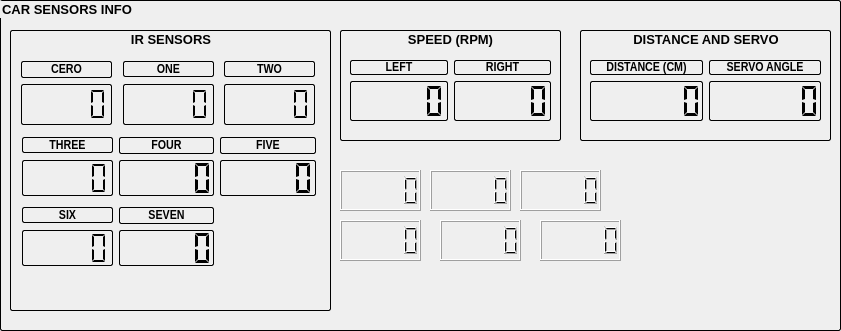
   <widget class="QGroupBox" name="groupBox_10">
    <property name="geometry">
     <rect>
      <x>440</x>
      <y>190</y>
      <width>841</width>
      <height>331</height>
     </rect>
    </property>
    <property name="font">
     <font>
      <pointsize>10</pointsize>
      <bold>true</bold>
     </font>
    </property>
    <property name="styleSheet">
     <string notr="true">QGroupBox {
    border: 1px solid gray;
    border-color: black;
    border-radius: 2px;
}</string>
    </property>
    <property name="title">
     <string>CAR SENSORS INFO</string>
    </property>
    <property name="alignment">
     <set>Qt::AlignLeading|Qt::AlignLeft|Qt::AlignVCenter</set>
    </property>
    <property name="flat">
     <bool>false</bool>
    </property>
    <widget class="QGroupBox" name="groupBox_11">
     <property name="geometry">
      <rect>
       <x>10</x>
       <y>30</y>
       <width>321</width>
       <height>281</height>
      </rect>
     </property>
     <property name="font">
      <font>
       <pointsize>10</pointsize>
       <bold>true</bold>
      </font>
     </property>
     <property name="title">
      <string>IR SENSORS</string>
     </property>
     <property name="alignment">
      <set>Qt::AlignCenter</set>
     </property>
     <widget class="QLCDNumber" name="ir_4">
      <property name="geometry">
       <rect>
        <x>109</x>
        <y>130</y>
        <width>95</width>
        <height>36</height>
       </rect>
      </property>
      <property name="font">
       <font>
        <family>Arial</family>
        <pointsize>9</pointsize>
        <italic>false</italic>
        <bold>false</bold>
        <underline>false</underline>
        <strikeout>false</strikeout>
        <kerning>true</kerning>
       </font>
      </property>
      <property name="layoutDirection">
       <enum>Qt::LeftToRight</enum>
      </property>
      <property name="styleSheet">
       <string notr="true">border: 1px solid gray;
border-color: black;
border-radius: 2px;</string>
      </property>
      <property name="frameShape">
       <enum>QFrame::Box</enum>
      </property>
      <property name="frameShadow">
       <enum>QFrame::Plain</enum>
      </property>
      <property name="lineWidth">
       <number>1</number>
      </property>
      <property name="digitCount">
       <number>5</number>
      </property>
      <property name="segmentStyle">
       <enum>QLCDNumber::Flat</enum>
      </property>
     </widget>
     <widget class="QLabel" name="irLabel_5">
      <property name="geometry">
       <rect>
        <x>109</x>
        <y>107</y>
        <width>95</width>
        <height>17</height>
       </rect>
      </property>
      <property name="font">
       <font>
        <family>Arial Narrow</family>
        <pointsize>10</pointsize>
        <italic>false</italic>
        <bold>true</bold>
       </font>
      </property>
      <property name="layoutDirection">
       <enum>Qt::LeftToRight</enum>
      </property>
      <property name="styleSheet">
       <string notr="true">border: 1px solid gray;
border-color: black;
border-radius: 2px;</string>
      </property>
      <property name="frameShape">
       <enum>QFrame::Box</enum>
      </property>
      <property name="lineWidth">
       <number>1</number>
      </property>
      <property name="text">
       <string>FOUR</string>
      </property>
      <property name="textFormat">
       <enum>Qt::AutoText</enum>
      </property>
      <property name="alignment">
       <set>Qt::AlignCenter</set>
      </property>
     </widget>
     <widget class="QLCDNumber" name="ir_3">
      <property name="geometry">
       <rect>
        <x>12</x>
        <y>130</y>
        <width>91</width>
        <height>36</height>
       </rect>
      </property>
      <property name="font">
       <font>
        <family>Arial</family>
        <pointsize>9</pointsize>
        <italic>false</italic>
        <bold>false</bold>
        <underline>false</underline>
        <strikeout>false</strikeout>
        <kerning>true</kerning>
       </font>
      </property>
      <property name="layoutDirection">
       <enum>Qt::LeftToRight</enum>
      </property>
      <property name="styleSheet">
       <string notr="true">border: 1px solid gray;
border-color: black;
border-radius: 2px;</string>
      </property>
      <property name="frameShape">
       <enum>QFrame::Box</enum>
      </property>
      <property name="frameShadow">
       <enum>QFrame::Plain</enum>
      </property>
      <property name="lineWidth">
       <number>1</number>
      </property>
      <property name="digitCount">
       <number>5</number>
      </property>
      <property name="segmentStyle">
       <enum>QLCDNumber::Flat</enum>
      </property>
     </widget>
     <widget class="QLabel" name="irLabel_6">
      <property name="geometry">
       <rect>
        <x>12</x>
        <y>107</y>
        <width>91</width>
        <height>16</height>
       </rect>
      </property>
      <property name="font">
       <font>
        <family>Arial Narrow</family>
        <pointsize>10</pointsize>
        <italic>false</italic>
        <bold>true</bold>
       </font>
      </property>
      <property name="layoutDirection">
       <enum>Qt::LeftToRight</enum>
      </property>
      <property name="styleSheet">
       <string notr="true">border: 1px solid gray;
border-color: black;
border-radius: 2px;</string>
      </property>
      <property name="frameShape">
       <enum>QFrame::Box</enum>
      </property>
      <property name="frameShadow">
       <enum>QFrame::Plain</enum>
      </property>
      <property name="lineWidth">
       <number>1</number>
      </property>
      <property name="text">
       <string>THREE</string>
      </property>
      <property name="textFormat">
       <enum>Qt::AutoText</enum>
      </property>
      <property name="alignment">
       <set>Qt::AlignCenter</set>
      </property>
      <property name="wordWrap">
       <bool>false</bool>
      </property>
     </widget>
     <widget class="QLabel" name="irLabel_7">
      <property name="geometry">
       <rect>
        <x>210</x>
        <y>107</y>
        <width>96</width>
        <height>17</height>
       </rect>
      </property>
      <property name="font">
       <font>
        <family>Arial Narrow</family>
        <pointsize>10</pointsize>
        <italic>false</italic>
        <bold>true</bold>
       </font>
      </property>
      <property name="layoutDirection">
       <enum>Qt::LeftToRight</enum>
      </property>
      <property name="styleSheet">
       <string notr="true">border: 1px solid gray;
border-color: black;
border-radius: 2px;</string>
      </property>
      <property name="frameShape">
       <enum>QFrame::Box</enum>
      </property>
      <property name="lineWidth">
       <number>1</number>
      </property>
      <property name="text">
       <string>FIVE</string>
      </property>
      <property name="textFormat">
       <enum>Qt::AutoText</enum>
      </property>
      <property name="alignment">
       <set>Qt::AlignCenter</set>
      </property>
     </widget>
     <widget class="QLCDNumber" name="ir_5">
      <property name="geometry">
       <rect>
        <x>210</x>
        <y>130</y>
        <width>96</width>
        <height>36</height>
       </rect>
      </property>
      <property name="font">
       <font>
        <family>Arial</family>
        <pointsize>9</pointsize>
        <italic>false</italic>
        <bold>false</bold>
        <underline>false</underline>
        <strikeout>false</strikeout>
        <kerning>true</kerning>
       </font>
      </property>
      <property name="layoutDirection">
       <enum>Qt::LeftToRight</enum>
      </property>
      <property name="styleSheet">
       <string notr="true">border: 1px solid gray;
border-color: black;
border-radius: 2px;</string>
      </property>
      <property name="frameShape">
       <enum>QFrame::Box</enum>
      </property>
      <property name="frameShadow">
       <enum>QFrame::Plain</enum>
      </property>
      <property name="lineWidth">
       <number>1</number>
      </property>
      <property name="digitCount">
       <number>5</number>
      </property>
      <property name="segmentStyle">
       <enum>QLCDNumber::Flat</enum>
      </property>
     </widget>
     <widget class="QLCDNumber" name="ir_7">
      <property name="geometry">
       <rect>
        <x>109</x>
        <y>200</y>
        <width>95</width>
        <height>36</height>
       </rect>
      </property>
      <property name="font">
       <font>
        <family>Arial</family>
        <pointsize>9</pointsize>
        <italic>false</italic>
        <bold>false</bold>
        <underline>false</underline>
        <strikeout>false</strikeout>
        <kerning>true</kerning>
       </font>
      </property>
      <property name="layoutDirection">
       <enum>Qt::LeftToRight</enum>
      </property>
      <property name="styleSheet">
       <string notr="true">border: 1px solid gray;
border-color: black;
border-radius: 2px;</string>
      </property>
      <property name="frameShape">
       <enum>QFrame::Box</enum>
      </property>
      <property name="frameShadow">
       <enum>QFrame::Plain</enum>
      </property>
      <property name="lineWidth">
       <number>1</number>
      </property>
      <property name="digitCount">
       <number>5</number>
      </property>
      <property name="segmentStyle">
       <enum>QLCDNumber::Flat</enum>
      </property>
     </widget>
     <widget class="QLabel" name="irLabel_8">
      <property name="geometry">
       <rect>
        <x>109</x>
        <y>177</y>
        <width>95</width>
        <height>17</height>
       </rect>
      </property>
      <property name="font">
       <font>
        <family>Arial Narrow</family>
        <pointsize>10</pointsize>
        <italic>false</italic>
        <bold>true</bold>
       </font>
      </property>
      <property name="layoutDirection">
       <enum>Qt::LeftToRight</enum>
      </property>
      <property name="styleSheet">
       <string notr="true">border: 1px solid gray;
border-color: black;
border-radius: 2px;</string>
      </property>
      <property name="frameShape">
       <enum>QFrame::Box</enum>
      </property>
      <property name="lineWidth">
       <number>1</number>
      </property>
      <property name="text">
       <string>SEVEN</string>
      </property>
      <property name="textFormat">
       <enum>Qt::AutoText</enum>
      </property>
      <property name="alignment">
       <set>Qt::AlignCenter</set>
      </property>
     </widget>
     <widget class="QLCDNumber" name="ir_6">
      <property name="geometry">
       <rect>
        <x>12</x>
        <y>200</y>
        <width>91</width>
        <height>36</height>
       </rect>
      </property>
      <property name="font">
       <font>
        <family>Arial</family>
        <pointsize>9</pointsize>
        <italic>false</italic>
        <bold>false</bold>
        <underline>false</underline>
        <strikeout>false</strikeout>
        <kerning>true</kerning>
       </font>
      </property>
      <property name="layoutDirection">
       <enum>Qt::LeftToRight</enum>
      </property>
      <property name="styleSheet">
       <string notr="true">border: 1px solid gray;
border-color: black;
border-radius: 2px;</string>
      </property>
      <property name="frameShape">
       <enum>QFrame::Box</enum>
      </property>
      <property name="frameShadow">
       <enum>QFrame::Plain</enum>
      </property>
      <property name="lineWidth">
       <number>1</number>
      </property>
      <property name="digitCount">
       <number>5</number>
      </property>
      <property name="segmentStyle">
       <enum>QLCDNumber::Flat</enum>
      </property>
     </widget>
     <widget class="QLabel" name="irLabel_9">
      <property name="geometry">
       <rect>
        <x>12</x>
        <y>177</y>
        <width>91</width>
        <height>16</height>
       </rect>
      </property>
      <property name="font">
       <font>
        <family>Arial Narrow</family>
        <pointsize>10</pointsize>
        <italic>false</italic>
        <bold>true</bold>
       </font>
      </property>
      <property name="layoutDirection">
       <enum>Qt::LeftToRight</enum>
      </property>
      <property name="styleSheet">
       <string notr="true">border: 1px solid gray;
border-color: black;
border-radius: 2px;</string>
      </property>
      <property name="frameShape">
       <enum>QFrame::Box</enum>
      </property>
      <property name="frameShadow">
       <enum>QFrame::Plain</enum>
      </property>
      <property name="lineWidth">
       <number>1</number>
      </property>
      <property name="text">
       <string>SIX</string>
      </property>
      <property name="textFormat">
       <enum>Qt::AutoText</enum>
      </property>
      <property name="alignment">
       <set>Qt::AlignCenter</set>
      </property>
      <property name="wordWrap">
       <bool>false</bool>
      </property>
     </widget>
     <widget class="QLabel" name="irLabel_3">
      <property name="geometry">
       <rect>
        <x>113</x>
        <y>31</y>
        <width>91</width>
        <height>16</height>
       </rect>
      </property>
      <property name="font">
       <font>
        <family>Arial Narrow</family>
        <pointsize>10</pointsize>
        <italic>false</italic>
        <bold>true</bold>
       </font>
      </property>
      <property name="layoutDirection">
       <enum>Qt::LeftToRight</enum>
      </property>
      <property name="styleSheet">
       <string notr="true">border: 1px solid gray;
border-color: black;
border-radius: 2px;</string>
      </property>
      <property name="frameShape">
       <enum>QFrame::Box</enum>
      </property>
      <property name="lineWidth">
       <number>1</number>
      </property>
      <property name="text">
       <string>ONE</string>
      </property>
      <property name="textFormat">
       <enum>Qt::AutoText</enum>
      </property>
      <property name="alignment">
       <set>Qt::AlignCenter</set>
      </property>
     </widget>
     <widget class="QLCDNumber" name="ir_2">
      <property name="geometry">
       <rect>
        <x>214</x>
        <y>54</y>
        <width>91</width>
        <height>41</height>
       </rect>
      </property>
      <property name="font">
       <font>
        <family>Arial</family>
        <pointsize>9</pointsize>
        <italic>false</italic>
        <bold>false</bold>
        <underline>false</underline>
        <strikeout>false</strikeout>
        <kerning>true</kerning>
       </font>
      </property>
      <property name="layoutDirection">
       <enum>Qt::LeftToRight</enum>
      </property>
      <property name="styleSheet">
       <string notr="true">border: 1px solid gray;
border-color: black;
border-radius: 2px;</string>
      </property>
      <property name="frameShape">
       <enum>QFrame::Box</enum>
      </property>
      <property name="frameShadow">
       <enum>QFrame::Plain</enum>
      </property>
      <property name="lineWidth">
       <number>1</number>
      </property>
      <property name="digitCount">
       <number>5</number>
      </property>
      <property name="segmentStyle">
       <enum>QLCDNumber::Flat</enum>
      </property>
     </widget>
     <widget class="QLCDNumber" name="ir_0">
      <property name="geometry">
       <rect>
        <x>11</x>
        <y>54</y>
        <width>91</width>
        <height>41</height>
       </rect>
      </property>
      <property name="font">
       <font>
        <family>Arial</family>
        <pointsize>9</pointsize>
        <italic>false</italic>
        <bold>false</bold>
        <underline>false</underline>
        <strikeout>false</strikeout>
        <kerning>true</kerning>
       </font>
      </property>
      <property name="layoutDirection">
       <enum>Qt::LeftToRight</enum>
      </property>
      <property name="styleSheet">
       <string notr="true">border: 1px solid gray;
border-color: black;
border-radius: 2px;</string>
      </property>
      <property name="frameShape">
       <enum>QFrame::Box</enum>
      </property>
      <property name="frameShadow">
       <enum>QFrame::Plain</enum>
      </property>
      <property name="lineWidth">
       <number>1</number>
      </property>
      <property name="digitCount">
       <number>5</number>
      </property>
      <property name="segmentStyle">
       <enum>QLCDNumber::Flat</enum>
      </property>
     </widget>
     <widget class="QLabel" name="irLabel_4">
      <property name="geometry">
       <rect>
        <x>11</x>
        <y>31</y>
        <width>91</width>
        <height>17</height>
       </rect>
      </property>
      <property name="font">
       <font>
        <family>Arial Narrow</family>
        <pointsize>10</pointsize>
        <italic>false</italic>
        <bold>true</bold>
       </font>
      </property>
      <property name="layoutDirection">
       <enum>Qt::LeftToRight</enum>
      </property>
      <property name="styleSheet">
       <string notr="true">border: 1px solid gray;
border-color: black;
border-radius: 2px;</string>
      </property>
      <property name="frameShape">
       <enum>QFrame::Box</enum>
      </property>
      <property name="frameShadow">
       <enum>QFrame::Plain</enum>
      </property>
      <property name="lineWidth">
       <number>1</number>
      </property>
      <property name="text">
       <string>CERO</string>
      </property>
      <property name="textFormat">
       <enum>Qt::AutoText</enum>
      </property>
      <property name="alignment">
       <set>Qt::AlignCenter</set>
      </property>
      <property name="wordWrap">
       <bool>false</bool>
      </property>
     </widget>
     <widget class="QLabel" name="irLabel_2">
      <property name="geometry">
       <rect>
        <x>214</x>
        <y>31</y>
        <width>91</width>
        <height>16</height>
       </rect>
      </property>
      <property name="font">
       <font>
        <family>Arial Narrow</family>
        <pointsize>10</pointsize>
        <italic>false</italic>
        <bold>true</bold>
       </font>
      </property>
      <property name="layoutDirection">
       <enum>Qt::LeftToRight</enum>
      </property>
      <property name="styleSheet">
       <string notr="true">border: 1px solid gray;
border-color: black;
border-radius: 2px;</string>
      </property>
      <property name="frameShape">
       <enum>QFrame::Box</enum>
      </property>
      <property name="lineWidth">
       <number>1</number>
      </property>
      <property name="text">
       <string>TWO</string>
      </property>
      <property name="textFormat">
       <enum>Qt::AutoText</enum>
      </property>
      <property name="alignment">
       <set>Qt::AlignCenter</set>
      </property>
     </widget>
     <widget class="QLCDNumber" name="ir_1">
      <property name="geometry">
       <rect>
        <x>113</x>
        <y>54</y>
        <width>91</width>
        <height>41</height>
       </rect>
      </property>
      <property name="font">
       <font>
        <family>Arial</family>
        <pointsize>9</pointsize>
        <italic>false</italic>
        <bold>false</bold>
        <underline>false</underline>
        <strikeout>false</strikeout>
        <kerning>true</kerning>
       </font>
      </property>
      <property name="layoutDirection">
       <enum>Qt::LeftToRight</enum>
      </property>
      <property name="styleSheet">
       <string notr="true">border: 1px solid gray;
border-color: black;
border-radius: 2px;</string>
      </property>
      <property name="frameShape">
       <enum>QFrame::Box</enum>
      </property>
      <property name="frameShadow">
       <enum>QFrame::Plain</enum>
      </property>
      <property name="lineWidth">
       <number>1</number>
      </property>
      <property name="digitCount">
       <number>5</number>
      </property>
      <property name="segmentStyle">
       <enum>QLCDNumber::Flat</enum>
      </property>
     </widget>
    </widget>
    <widget class="QGroupBox" name="groupBox_12">
     <property name="geometry">
      <rect>
       <x>340</x>
       <y>30</y>
       <width>221</width>
       <height>111</height>
      </rect>
     </property>
     <property name="font">
      <font>
       <pointsize>10</pointsize>
       <bold>true</bold>
      </font>
     </property>
     <property name="title">
      <string>SPEED (RPM)</string>
     </property>
     <property name="alignment">
      <set>Qt::AlignCenter</set>
     </property>
     <widget class="QWidget" name="layoutWidget">
      <property name="geometry">
       <rect>
        <x>10</x>
        <y>30</y>
        <width>201</width>
        <height>61</height>
       </rect>
      </property>
      <layout class="QGridLayout" name="gridLayout_6" rowstretch="0,1">
       <property name="spacing">
        <number>6</number>
       </property>
       <item row="0" column="0">
        <widget class="QLabel" name="leftHSensorLabel">
         <property name="font">
          <font>
           <family>Arial Narrow</family>
           <pointsize>10</pointsize>
           <italic>false</italic>
           <bold>true</bold>
          </font>
         </property>
         <property name="layoutDirection">
          <enum>Qt::LeftToRight</enum>
         </property>
         <property name="styleSheet">
          <string notr="true">border: 1px solid gray;
border-color: black;
border-radius: 2px;</string>
         </property>
         <property name="frameShape">
          <enum>QFrame::Box</enum>
         </property>
         <property name="lineWidth">
          <number>1</number>
         </property>
         <property name="text">
          <string>LEFT</string>
         </property>
         <property name="textFormat">
          <enum>Qt::AutoText</enum>
         </property>
         <property name="alignment">
          <set>Qt::AlignCenter</set>
         </property>
        </widget>
       </item>
       <item row="0" column="1">
        <widget class="QLabel" name="rightHSensorLabel">
         <property name="font">
          <font>
           <family>Arial Narrow</family>
           <pointsize>10</pointsize>
           <italic>false</italic>
           <bold>true</bold>
          </font>
         </property>
         <property name="layoutDirection">
          <enum>Qt::LeftToRight</enum>
         </property>
         <property name="styleSheet">
          <string notr="true">border: 1px solid gray;
border-color: black;
border-radius: 2px;</string>
         </property>
         <property name="frameShape">
          <enum>QFrame::Box</enum>
         </property>
         <property name="lineWidth">
          <number>1</number>
         </property>
         <property name="text">
          <string>RIGHT</string>
         </property>
         <property name="textFormat">
          <enum>Qt::AutoText</enum>
         </property>
         <property name="alignment">
          <set>Qt::AlignCenter</set>
         </property>
        </widget>
       </item>
       <item row="1" column="0">
        <widget class="QLCDNumber" name="leftPulsesLCD">
         <property name="font">
          <font>
           <family>Arial</family>
           <pointsize>9</pointsize>
           <italic>false</italic>
           <bold>false</bold>
           <underline>false</underline>
           <strikeout>false</strikeout>
           <kerning>true</kerning>
          </font>
         </property>
         <property name="styleSheet">
          <string notr="true">border: 1px solid gray;
border-color: black;
border-radius: 2px;</string>
         </property>
         <property name="frameShape">
          <enum>QFrame::Box</enum>
         </property>
         <property name="frameShadow">
          <enum>QFrame::Plain</enum>
         </property>
         <property name="lineWidth">
          <number>1</number>
         </property>
         <property name="digitCount">
          <number>5</number>
         </property>
         <property name="segmentStyle">
          <enum>QLCDNumber::Flat</enum>
         </property>
        </widget>
       </item>
       <item row="1" column="1">
        <widget class="QLCDNumber" name="rightPulsesLCD">
         <property name="font">
          <font>
           <family>Arial</family>
           <pointsize>9</pointsize>
           <italic>false</italic>
           <bold>false</bold>
           <underline>false</underline>
           <strikeout>false</strikeout>
           <kerning>true</kerning>
          </font>
         </property>
         <property name="styleSheet">
          <string notr="true">border: 1px solid gray;
border-color: black;
border-radius: 2px;</string>
         </property>
         <property name="frameShape">
          <enum>QFrame::Box</enum>
         </property>
         <property name="frameShadow">
          <enum>QFrame::Plain</enum>
         </property>
         <property name="lineWidth">
          <number>1</number>
         </property>
         <property name="digitCount">
          <number>5</number>
         </property>
         <property name="segmentStyle">
          <enum>QLCDNumber::Flat</enum>
         </property>
        </widget>
       </item>
      </layout>
     </widget>
    </widget>
    <widget class="QGroupBox" name="groupBox_13">
     <property name="geometry">
      <rect>
       <x>580</x>
       <y>30</y>
       <width>251</width>
       <height>111</height>
      </rect>
     </property>
     <property name="font">
      <font>
       <pointsize>10</pointsize>
       <bold>true</bold>
      </font>
     </property>
     <property name="title">
      <string>DISTANCE AND SERVO</string>
     </property>
     <property name="alignment">
      <set>Qt::AlignCenter</set>
     </property>
     <widget class="QWidget" name="layoutWidget">
      <property name="geometry">
       <rect>
        <x>10</x>
        <y>30</y>
        <width>231</width>
        <height>61</height>
       </rect>
      </property>
      <layout class="QGridLayout" name="gridLayout_7" rowstretch="0,1">
       <item row="0" column="0">
        <widget class="QLabel" name="dLabel">
         <property name="font">
          <font>
           <family>Arial Narrow</family>
           <pointsize>10</pointsize>
           <italic>false</italic>
           <bold>true</bold>
          </font>
         </property>
         <property name="layoutDirection">
          <enum>Qt::LeftToRight</enum>
         </property>
         <property name="styleSheet">
          <string notr="true">border: 1px solid gray;
border-color: black;
border-radius: 2px;</string>
         </property>
         <property name="frameShape">
          <enum>QFrame::Box</enum>
         </property>
         <property name="lineWidth">
          <number>1</number>
         </property>
         <property name="text">
          <string>DISTANCE (CM)</string>
         </property>
         <property name="textFormat">
          <enum>Qt::AutoText</enum>
         </property>
         <property name="alignment">
          <set>Qt::AlignCenter</set>
         </property>
        </widget>
       </item>
       <item row="0" column="1">
        <widget class="QLabel" name="sLabel">
         <property name="font">
          <font>
           <family>Arial Narrow</family>
           <pointsize>10</pointsize>
           <italic>false</italic>
           <bold>true</bold>
          </font>
         </property>
         <property name="layoutDirection">
          <enum>Qt::LeftToRight</enum>
         </property>
         <property name="styleSheet">
          <string notr="true">border: 1px solid gray;
border-color: black;
border-radius: 2px;</string>
         </property>
         <property name="frameShape">
          <enum>QFrame::Box</enum>
         </property>
         <property name="lineWidth">
          <number>1</number>
         </property>
         <property name="text">
          <string>SERVO ANGLE</string>
         </property>
         <property name="textFormat">
          <enum>Qt::AutoText</enum>
         </property>
         <property name="alignment">
          <set>Qt::AlignCenter</set>
         </property>
        </widget>
       </item>
       <item row="1" column="0">
        <widget class="QLCDNumber" name="distanceLCD">
         <property name="font">
          <font>
           <family>Arial</family>
           <pointsize>10</pointsize>
           <italic>false</italic>
           <bold>false</bold>
           <underline>false</underline>
           <strikeout>false</strikeout>
           <kerning>true</kerning>
          </font>
         </property>
         <property name="styleSheet">
          <string notr="true">border: 1px solid gray;
border-color: black;
border-radius: 2px;</string>
         </property>
         <property name="frameShape">
          <enum>QFrame::Box</enum>
         </property>
         <property name="frameShadow">
          <enum>QFrame::Plain</enum>
         </property>
         <property name="lineWidth">
          <number>1</number>
         </property>
         <property name="digitCount">
          <number>6</number>
         </property>
         <property name="segmentStyle">
          <enum>QLCDNumber::Flat</enum>
         </property>
        </widget>
       </item>
       <item row="1" column="1">
        <widget class="QLCDNumber" name="angleLCD">
         <property name="font">
          <font>
           <family>Arial</family>
           <pointsize>10</pointsize>
           <italic>false</italic>
           <bold>false</bold>
           <underline>false</underline>
           <strikeout>false</strikeout>
           <kerning>true</kerning>
          </font>
         </property>
         <property name="styleSheet">
          <string notr="true">border: 1px solid gray;
border-color: black;
border-radius: 2px;</string>
         </property>
         <property name="frameShape">
          <enum>QFrame::Box</enum>
         </property>
         <property name="frameShadow">
          <enum>QFrame::Plain</enum>
         </property>
         <property name="lineWidth">
          <number>1</number>
         </property>
         <property name="digitCount">
          <number>6</number>
         </property>
         <property name="segmentStyle">
          <enum>QLCDNumber::Flat</enum>
         </property>
        </widget>
       </item>
      </layout>
     </widget>
    </widget>
    <widget class="QLCDNumber" name="gyro_2">
     <property name="geometry">
      <rect>
       <x>520</x>
       <y>170</y>
       <width>81</width>
       <height>41</height>
      </rect>
     </property>
    </widget>
    <widget class="QLCDNumber" name="gyro_0">
     <property name="geometry">
      <rect>
       <x>340</x>
       <y>170</y>
       <width>81</width>
       <height>41</height>
      </rect>
     </property>
    </widget>
    <widget class="QLCDNumber" name="gyro_1">
     <property name="geometry">
      <rect>
       <x>430</x>
       <y>170</y>
       <width>81</width>
       <height>41</height>
      </rect>
     </property>
    </widget>
    <widget class="QLCDNumber" name="accel_2">
     <property name="geometry">
      <rect>
       <x>540</x>
       <y>220</y>
       <width>81</width>
       <height>41</height>
      </rect>
     </property>
    </widget>
    <widget class="QLCDNumber" name="accel_0">
     <property name="geometry">
      <rect>
       <x>340</x>
       <y>220</y>
       <width>81</width>
       <height>41</height>
      </rect>
     </property>
    </widget>
    <widget class="QLCDNumber" name="accel_1">
     <property name="geometry">
      <rect>
       <x>440</x>
       <y>220</y>
       <width>81</width>
       <height>41</height>
      </rect>
     </property>
    </widget>
   </widget>
